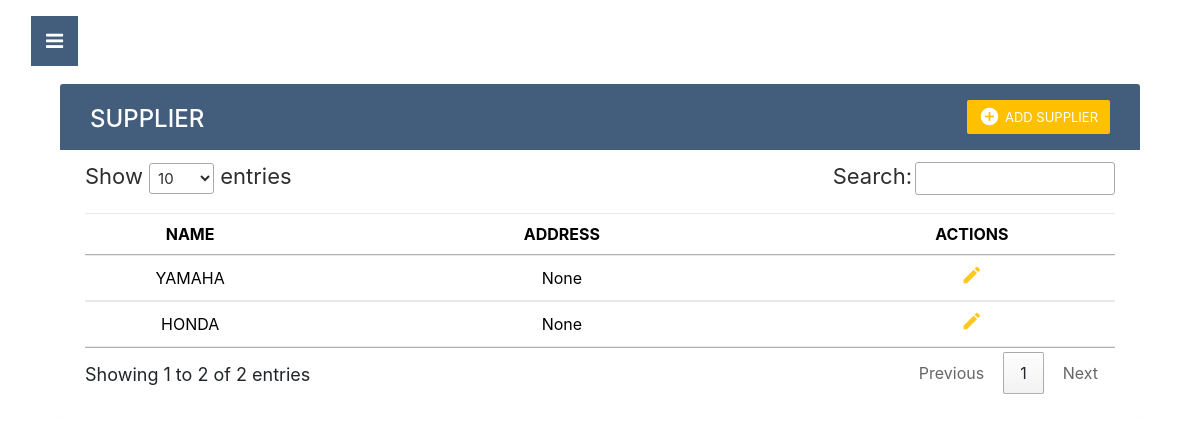
Page /supplier on the committed database.
### inventory/models.py (models this page shows, shortened)
class Supplier(models.Model):
    name = models.CharField('Supplier Name', max_length=100, null=True, blank=True)
    address = models.CharField('Supplier Address', max_length=100, null=True, blank=True)

### inventory/views.py (the view)
# urls.py: path('supplier', views.list_supplier, name="supplier"),
def list_supplier(request):
    title = 'List Of Suppliers'
    queryset = Supplier.objects.all()
    context = {
        "title": title,
        "queryset": queryset,
    }
    return render(request, "supplier.html", context)

### inventory/templates/supplier.html (shortened to what this page needs)
{% extends 'base.html' %}
{% load static %}
{% block content %}
<!DOCTYPE html>
<html lang="en">
<head>
<link rel="stylesheet" href="{% static 'css/style.css' %}">
<link rel="stylesheet" href="https://stackpath.bootstrapcdn.com/bootstrap/4.5.0/css/bootstrap.min.css">
<link rel="stylesheet" href="https://maxcdn.bootstrapcdn.com/font-awesome/4.7.0/css/font-awesome.min.css">
<link rel="stylesheet" href="https://cdn.datatables.net/1.13.6/css/jquery.dataTables.min.css">
<link href="https://unpkg.com/bootstrap-table@1.22.1/dist/bootstrap-table.min.css" rel="stylesheet">
</head>
<body>
    <div class="container-xl">
        <div class="table-responsive">
          <div class="table-wrapper">
            <div class="table-title">
              <div class="row">
                <div class="col-sm-6">
                  <h2>SUPPLIER</h2>
                </div>
                <div class="col-sm-6">
                  <a href="{% url 'addsupplier' %}" class="btn btn-success" style="background-color: #ffc000; color: #ffffff;"><i class="material-icons">&#xE147;</i> <span>ADD SUPPLIER</span></a>
                </div>
              </div>
            </div>
            <table id="supplier" class="table">
                <thead>
                    <tr class="text-center">
                      <th>NAME</th>
                      <th>ADDRESS</th>
                      <th data-sortable="false">ACTIONS</th>
                    </tr>
                </thead>
                <tbody class="text-center">
                    {% for instance in queryset %}
                    <tr>
                      <td>{{ instance.name }}</td>
                      <td>{{ instance.address }}</td>
                      <td>
                          <a href="{% url 'addsupplier' instance.id %}" class="edit"><i class="material-icons" data-toggle="tooltip" title="Edit">&#xE254;</i></a>
                      </td>
                    </tr>
                    {% endfor %}
                </tbody>
            </table>
        </div>
      </div>
  </div>
</body>
</html>
{% endblock %}

### static/css/main.css (style rules this page uses)
body, html { height: 100%; }
a { color: #55b159; }
h1, h2, h3, h4, h5, h6 { color: #ffffff; }

### static/css/style.css (style rules this page uses)
body { color: #566787; background: #f5f5f5; font-family: 'Varela Round', sans-serif; font-size: 13px; }
.table-responsive { margin: 30px 0; }
.table-wrapper { background: #fff; padding: 20px 25px; border-radius: 3px; min-width: 1000px; box-shadow: 0 1px 1px rgba(0,0,0,.05); }
.table-title { padding-bottom: 15px; background: #435d7d; color: #fff; padding: 16px 30px; min-width: 100%; margin: -20px -25px 10px; border-radius: 3px 3px 0 0; }
.table-title h2 { margin: 5px 0 0; font-size: 24px; }
.table-title .btn { color: #fff; float: right; font-size: 13px; border: none; min-width: 50px; border-radius: 2px; border: none; outline: none !important; margin-left: 10px; }
.table-title .btn i { float: left; font-size: 21px; margin-right: 5px; }
.table-title .btn span { float: left; margin-top: 2px; }
table.table tr th, table.table tr td { border-color: #e9e9e9; padding: 12px 15px; vertical-align: middle; }
table.table tr th:first-child { width: 60px; }
table.table tr th:last-child { width: 100px; }
table.table td:last-child i { opacity: 0.9; font-size: 22px; margin: 0 5px; }
table.table td a { font-weight: bold; color: #566787; display: inline-block; text-decoration: none; outline: none !important; }
table.table td a.edit { color: #FFC107; }
table.table td i { font-size: 19px; }

### inventory/templates/supplier.html (style rules this page uses)
#supplier thead th, #supplier tbody td { text-align: center; }
#supplier th, #supplier td { white-space: nowrap; text-overflow: ellipsis; overflow: hidden; }
#supplier th, #supplier td { max-width: 200px; padding: 8px; }

### rows in the picture
Supplier: name "YAMAHA", address "None"
Supplier: name "HONDA", address "None"
